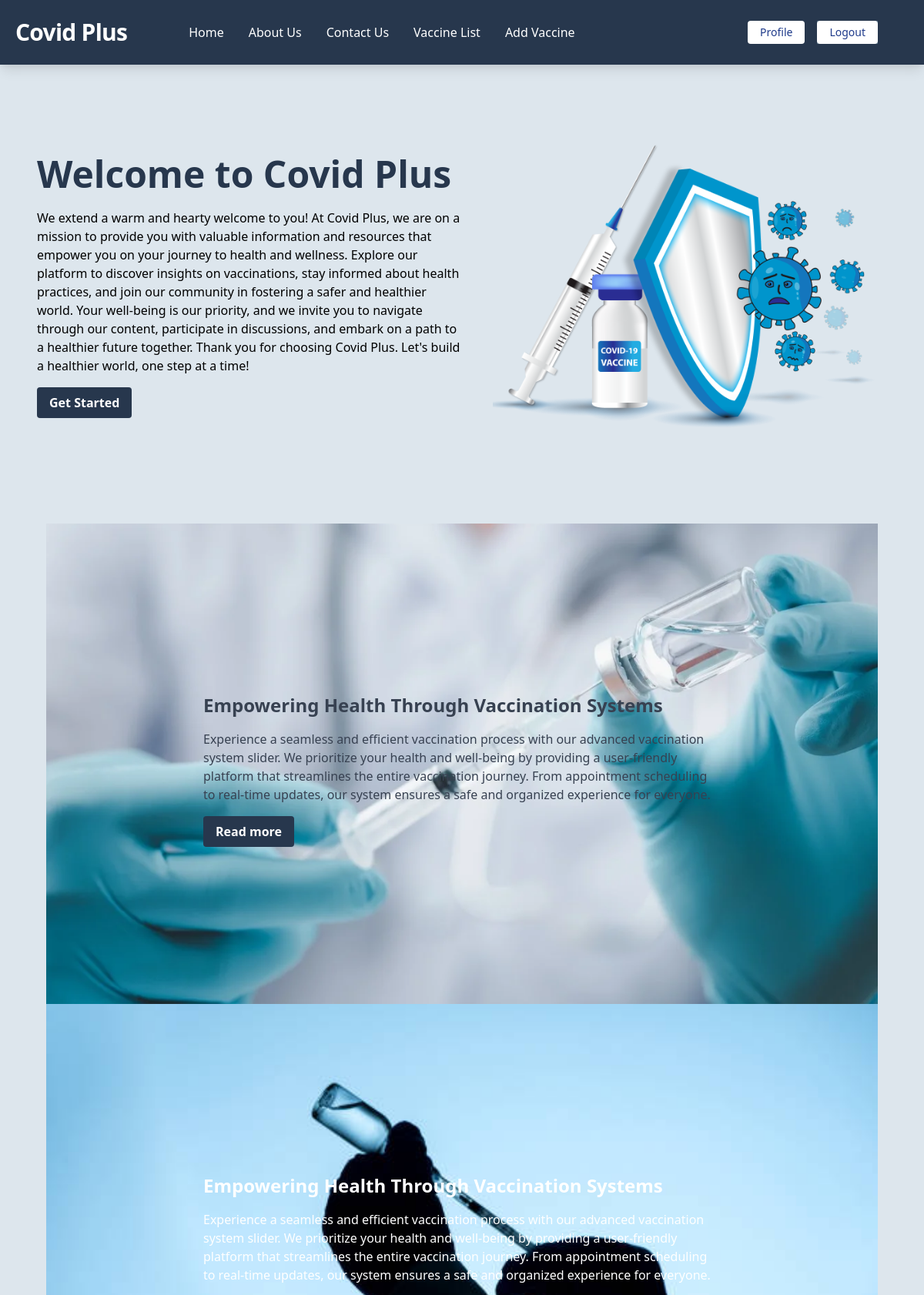
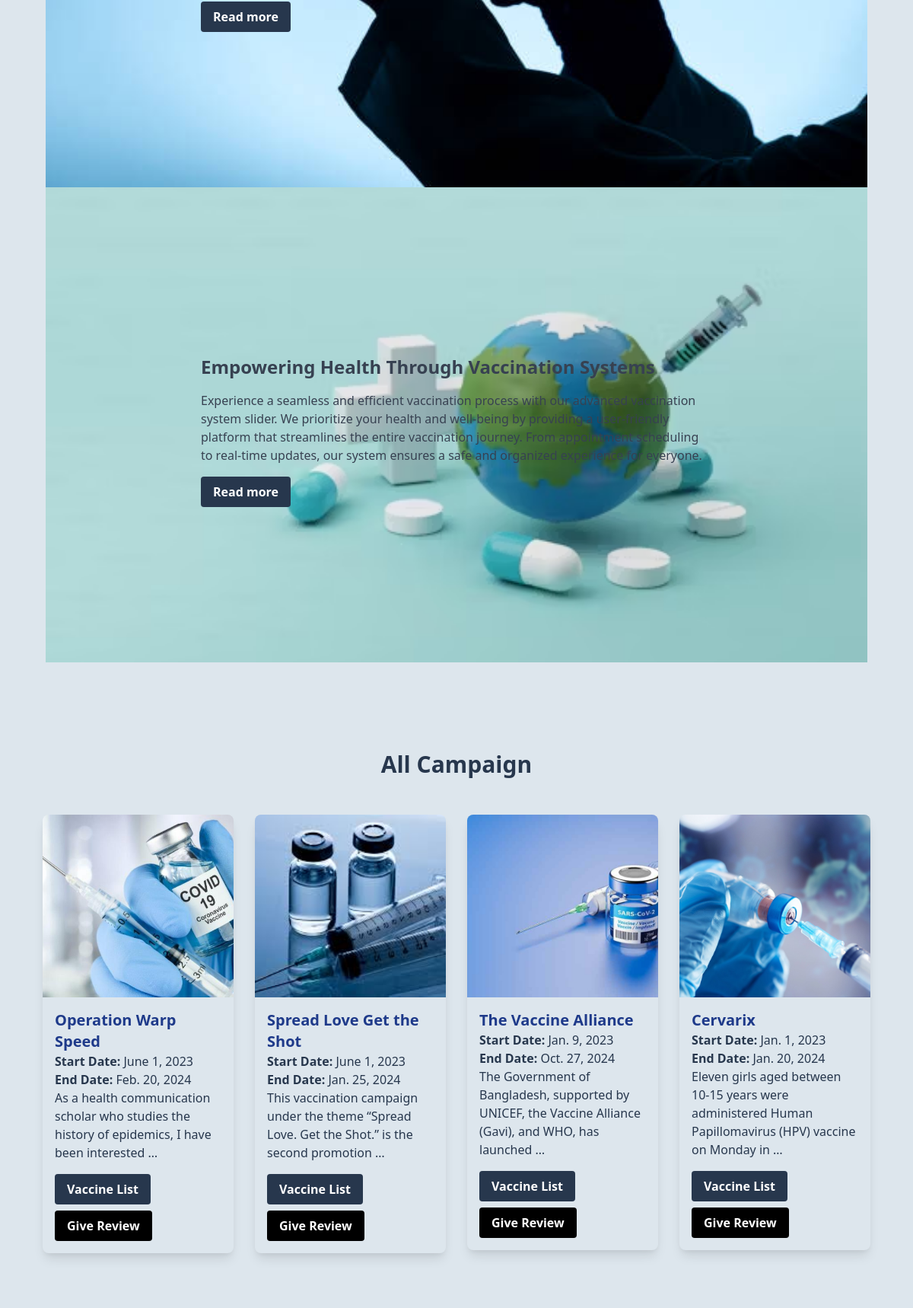
/ (signed in, upper part), run on the app's committed database (2 pictures, top to bottom).
### campaign/models.py (models this page shows, shortened)
class Campaign(models.Model):
    name = models.CharField(max_length=100)
    description = models.TextField()
    image = models.ImageField(upload_to="campaign/images")
    start_date = models.DateField()
    end_date = models.DateField()

### covid_plus/views.py (the view)
# urls.py: path("", HomeView.as_view(), name="home"),
class HomeView(View):
    template_name = "home.html"
    def get(self, request, *args, **kwargs):
        campaigns = Campaign.objects.all()
        reviews = Review.objects.all()
        comment_form = CampaignReviewForm()
        context = {
            "campaigns": campaigns,
            "reviews": reviews,
            "comment_form": comment_form,
        }
        return render(request, self.template_name, context)

### core/templates/home.html (shortened to what this page needs)
{% extends 'base.html' %} {% load static %} {% block body %}
<link rel="stylesheet" type="text/css" href="{% static 'css/styles.css' %}">
<div class="flex flex-wrap px-2 py-3 mx-5 items-center fade-in">
  <div class="w-full md:w-1/2">
    <h1 class="text-3xl mb-2">
      <b class="text-3xl md:text-5xl">Welcome to Covid Plus</b>
    </h1>
    <p class="mb-4 mt-5">
      We extend a warm and hearty welcome to you! At Covid Plus, we are on a mission to provide you with valuable information and resources that empower you on your journey to health and wellness. Explore our platform to discover insights on vaccinations, stay informed about health practices, and join our community in fostering a safer and healthier world. Your well-being is our priority, and we invite you to navigate through our content, participate in discussions, and embark on a path to a healthier future together. Thank you for choosing Covid Plus. Let's build a healthier world, one step at a time!
    </p>
    <button class="hover-bg-blue-900 text-white font-bold py-2 px-4 rounded focus:outline-none focus:shadow-outline">
      <a href="{% url 'home'%}">Get Started</a>
    </button>
  </div>
  <div class="w-full md:w-1/2 slide-in">
    <img
      class="w-full p-5 mx-5"
      src="{% static 'about.png' %}"
      alt="image"
    />
  </div>
</div>
<div class='w-full m-auto px-10 mt-5 mb-10'>
  <div class="swiffy-slider slider-item-show1 slider-nav-sm slider-nav-page slider-item-snapstart slider-item-nogap slider-nav-round slider-nav-dark slider-indicators-sm slider-indicators-outside slider-indicators-round slider-indicators-dark slider-item-last-visible">
    <div class="slider-container h-full">
      <div class="p-3 p-xl-5 text-light d-flex flex-column justify-content-center align-items-center slide-text" style="background-image: url('{% static 'slider3.webp' %}'); background-size: cover; max-height: 100%; max-width: 100%; background-position: center;">
        <div class='w-full p-10 lg:p-48 md:p-20'>
          <h1 class="text-2xl font-bold my-4 text-gray-700">Empowering Health Through Vaccination Systems</h1>
          <p class="mb-4 text-gray-700">
            Experience a seamless and efficient vaccination process with our advanced vaccination system slider. We prioritize your health and well-being by providing a user-friendly platform that streamlines the entire vaccination journey. From appointment scheduling to real-time updates, our system ensures a safe and organized experience for everyone.
          </p>
          <button class="hover-bg-blue-900 text-white font-bold py-2 px-4 rounded focus:outline-none focus:shadow-outline">Read more</button>
        </div>
      </div>
      <div class="p-3 p-xl-5 text-light d-flex flex-column justify-content-center align-items-center slide-text" style="background-image: url('{% static 'banner5.jpg' %}'); background-size: cover; max-height: 100%; max-width: 100%; background-position: center;">
        <div class='w-full p-10 lg:p-48 md:p-20'>
          <h1 class="text-2xl font-bold my-4 text-white">Empowering Health Through Vaccination Systems</h1>
          <p class="mb-4 text-white">
            Experience a seamless and efficient vaccination process with our advanced vaccination system slider. We prioritize your health and well-being by providing a user-friendly platform that streamlines the entire vaccination journey. From appointment scheduling to real-time updates, our system ensures a safe and organized experience for everyone.
          </p>
          <button class="hover-bg-blue-900 text-white font-bold py-2 px-4 rounded focus:outline-none focus:shadow-outline">Read more</button>
        </div>
      </div>
      <div class="p-3 p-xl-5 text-light d-flex flex-column justify-content-center align-items-center slide-text" style="background-image: url('{% static 'banner7.avif' %}'); background-size: cover; max-height: 100%; max-width: 100%; background-position: center;">
        <div class='w-full p-10 lg:p-48 md:p-20'>
          <h1 class="text-2xl font-bold my-4 text-gray-700">Empowering Health Through Vaccination Systems</h1>
          <p class="mb-4 text-gray-700">
            Experience a seamless and efficient vaccination process with our advanced vaccination system slider. We prioritize your health and well-being by providing a user-friendly platform that streamlines the entire vaccination journey. From appointment scheduling to real-time updates, our system ensures a safe and organized experience for everyone.
          </p>
          <button class="hover-bg-blue-900 text-white font-bold py-2 px-4 rounded focus:outline-none focus:shadow-outline">Read more</button>
        </div>
      </div>
    </div>
    <div class="slider-indicators d-md-none">
    </div>
  </div>
</div>
<div class="flex flex-wrap justify-center p-4 mb-10">
  <div class="p-3 w-full">
    <h1 class="font-bold text-3xl text-center pb-10">
      All Campaign
    </h1>
    <div class="grid grid-cols-1 md:grid-cols-2 lg:grid-cols-4 gap-3">
      {% for c in campaigns %}
      <div class="p-2 campaign-card">
        <div style='background-color:#DDE6ED; color:#27374D;' class="rounded-lg overflow-hidden shadow-lg">
          <img style='height: 240px;' src="{{ c.image.url }}" class="w-full h-1/2 object-cover" alt="image" />
          <div class="p-4">
            <h5 class="text-xl font-bold">
              <a href="" class="text-blue-900">{{ c.name }}</a>
            </h5>
            <p><b>Start Date:</b> {{ c.start_date }}</p>
            <p><b>End Date:</b> {{ c.end_date }}</p>
            <p class="mb-4">
              {{ c.description|truncatewords:15 }}
            </p>
            {% if request.user.is_authenticated %}
            <button class='hover-effect text-white font-bold py-2 px-4 rounded focus:outline-none focus:shadow-outline inline-block mb-2'>
              <a href={% url 'vaccine_list'%}>Vaccine List</a>
            </button>
            <a href={% url 'campaign_review' c.id %} class="bg-black hover-effect text-white font-bold py-2 px-4 rounded focus:outline-none focus:shadow-outline inline-block">Give Review</a>
            {% else %}
            <button class="hover-effect text-white font-bold py-2 px-4 rounded focus:outline-none focus:shadow-outline">
              <a href={% url 'login' %}>Vaccine List</a>
            </button>
            {% endif %}
          </div>
        </div>
      </div>
      {% endfor %}
    </div>
  </div>
</div>
{% endblock %}

### core/static/css/styles.css (style rules this page uses)
.fade-in { animation-name: fadeIn; animation-duration: 2s; }
.slide-text { animation-name: slideIn; animation-duration: 1s; animation-timing-function: ease; }

### data on the page
Campaign: image (picture), name "Operation Warp Speed", start_date "June 1, 2023", end_date "Feb. 20, 2024", description "As a health communication scholar who studies the history of epidemics, I have been interested …"
Campaign: image (picture), name "Spread Love Get the Shot", start_date "June 1, 2023", end_date "Jan. 25, 2024", description "This vaccination campaign under the theme “Spread Love. Get the Shot.” is the second promotion …"
Campaign: image (picture), name "The Vaccine Alliance", start_date "Jan. 9, 2023", end_date "Oct. 27, 2024", description "The Government of Bangladesh, supported by UNICEF, the Vaccine Alliance (Gavi), and WHO, has launched …"
Campaign: image (picture), name "Cervarix", start_date "Jan. 1, 2023", end_date "Jan. 20, 2024", description "Eleven girls aged between 10-15 years were administered Human Papillomavirus (HPV) vaccine on Monday in …"
